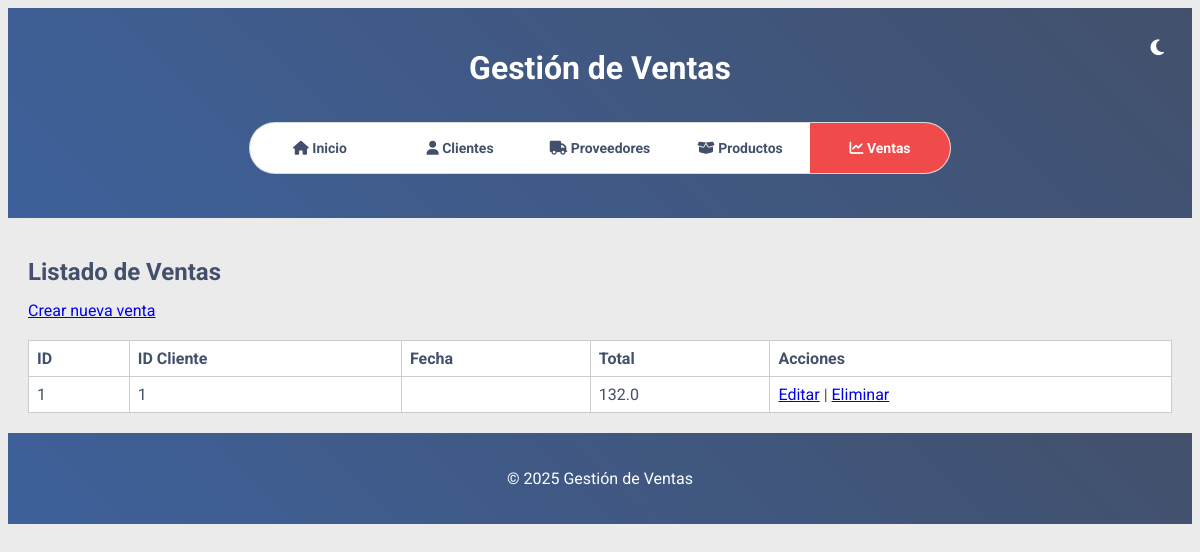
Page /ventas/lista on the earlier database version.
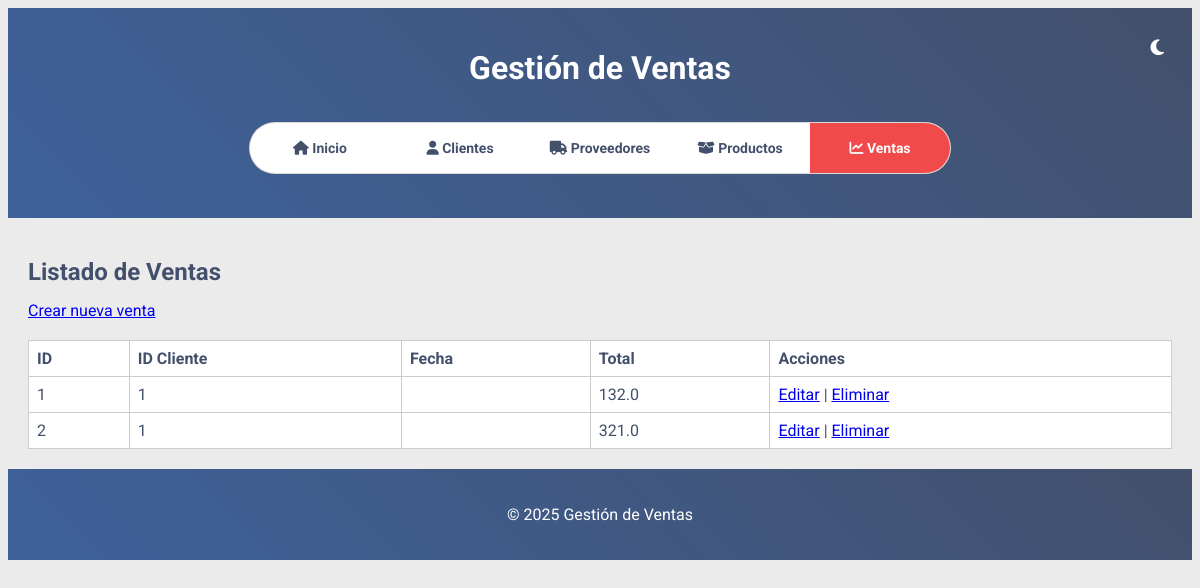
Same page on the later database version.
### models/venta.py (models this page shows, shortened)
class Venta(db.Model):
    __tablename__ = 'ventas'
    id = db.Column(db.Integer, primary_key=True)
    cliente_id = db.Column(db.Integer, db.ForeignKey('clientes.id'))
    total = db.Column(db.Float, nullable=False)
    productos = db.relationship('Producto', secondary=venta_producto, backref='ventas')

### routes/ventas.py (the view)
@bp.route('/lista', methods=['GET'])
def lista_ventas():
    ventas = get_all_ventas()
    return render_template('ventas/lista.html', ventas=ventas)

### services/ventas_service.py (called while the page is built)
def get_all_ventas():
    return Venta.query.all()

### templates/ventas/lista.html (shortened to what this page needs)
{% extends "base.html" %}
{% block content %}
<h2>Listado de Ventas</h2>
<a href="{{ url_for('ventas.crear_venta_view') }}">Crear nueva venta</a>
<table>
    <thead>
        <tr>
            <th>ID</th>
            <th>ID Cliente</th>
            <th>Fecha</th>
            <th>Total</th>
            <th>Acciones</th>
        </tr>
    </thead>
    <tbody>
        {% for v in ventas %}
        <tr>
            <td>{{ v.id }}</td>
            <td>{{ v.cliente_id }}</td>
            <td>{{ v.fecha }}</td>
            <td>{{ v.total }}</td>
            <td>
                <a href="{{ url_for('ventas.editar_venta_view', id=v.id) }}">Editar</a> |
                <a href="{{ url_for('ventas.eliminar_venta_view', id=v.id) }}">Eliminar</a>
            </td>
        </tr>
        {% endfor %}
    </tbody>
</table>
{% endblock %}

### templates/base.html (shortened to what this page needs)
<!DOCTYPE html>
<html lang="es">
<head>
  <link rel="stylesheet" href="https://cdnjs.cloudflare.com/ajax/libs/font-awesome/6.4.0/css/all.min.css">
  <link rel="stylesheet" href="https://cdnjs.cloudflare.com/ajax/libs/toastr.js/latest/toastr.min.css">
  <link rel="stylesheet" href="{{ url_for('static', filename='styles.css') }}">
</head>
<body>
  <header>
    <h1>Gestión de Ventas</h1>
    <button id="toggleTheme" aria-label="Alternar modo oscuro" class="theme-toggle">
      <i class="fa-solid fa-moon"></i>
    </button>
    <nav aria-label="Menú principal">
      <div class="radio-input">
        <label for="radio1"><i class="fa-solid fa-house"></i> Inicio</label>
        <label for="radio2"><i class="fa-solid fa-user"></i> Clientes</label>
        <label for="radio3"><i class="fa-solid fa-truck"></i> Proveedores</label>
        <label for="radio4"><i class="fa-solid fa-box-open"></i> Productos</label>
        <label for="radio5"><i class="fa-solid fa-chart-line"></i> Ventas</label>
      </div>
    </nav>
  </header>
  <main>
    {% block content %}{% endblock %}
  </main>
  <footer>
    <p>&copy; 2025 Gestión de Ventas</p>
  </footer>
</body>
</html>

### static/styles.css (style rules this page uses)
:root { --color-dark-blue: #42506b; --color-red: #f04b4a; --color-mid-blue: #3e619b; --color-light: #ebebec; --font-family: 'Roboto', sans-serif; }
body { font-family: var(--font-family); background-color: var(--color-light); color: var(--color-dark-blue); transition: background-color 0.3s ease, color 0.3s ease; }
header, footer { background: linear-gradient(45deg, var(--color-mid-blue), var(--color-dark-blue)); color: #fff; text-align: center; padding: 20px; }
.theme-toggle { background: transparent; border: none; color: #fff; font-size: 18px; cursor: pointer; position: absolute; top: 20px; right: 20px; }
.radio-input { position: relative; width: 700px; margin: 20px auto; border-radius: 9999px; border: 1px solid rgba(0, 0, 0, 0.15); background-color: #fff; font-size: 0; display: inline-block; overflow: hidden; }
.radio-input label { display: inline-block; width: 20%; height: 50px; line-height: 50px; text-align: center; vertical-align: middle; color: var(--color-dark-blue); font-size: 14px; font-weight: bold; cursor: pointer; transition: background-color 0.3s, transform 0.3s, color 0.3s; box-sizing: border-box; }
#radio1:checked+label, #radio2:checked+label, #radio3:checked+label, #radio4:checked+label, #radio5:checked+label { background-color: var(--color-red); color: #fff; }
main { padding: 20px; }
table { width: 100%; border-collapse: collapse; margin-top: 20px; background-color: #fff; }
table, th, td { border: 1px solid #ccc; }
th, td { padding: 8px; text-align: left; }
button, input[type="submit"], input[type="button"] { background-color: var(--color-red); color: var(--color-light); border: none; padding: 10px 16px; cursor: pointer; font-weight: bold; margin-top: 8px; border-radius: 4px; }
h1, h2, h3 { margin-bottom: 15px; }

Differences in the rows shown:
added Venta: id "2", cliente_id "1", total "321.0"
